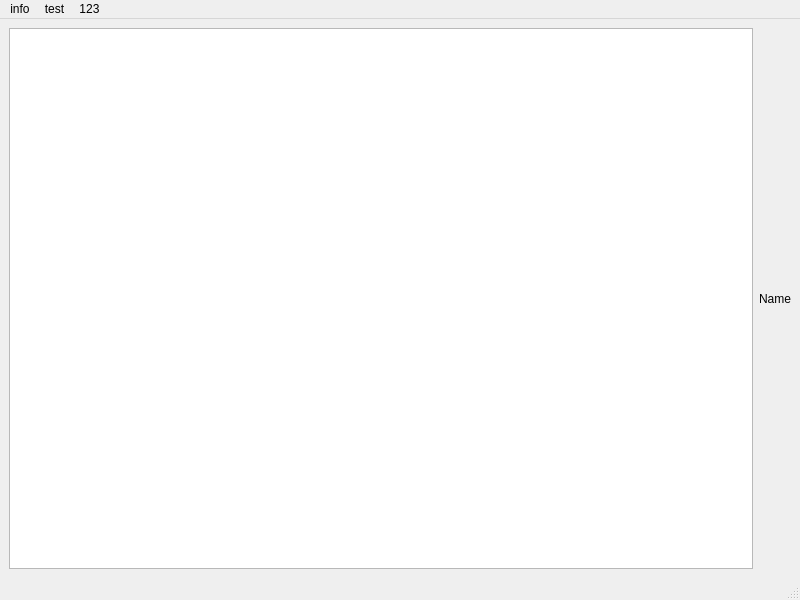
<?xml version="1.0" encoding="UTF-8"?>
<ui version="4.0">
 <class>MainWindow</class>
 <widget class="QMainWindow" name="MainWindow">
  <property name="geometry">
   <rect>
    <x>0</x>
    <y>0</y>
    <width>800</width>
    <height>600</height>
   </rect>
  </property>
  <property name="windowTitle">
   <string>MainWindow</string>
  </property>
  <widget class="QWidget" name="centralwidget">
   <layout class="QHBoxLayout" name="horizontalLayout">
    <item>
     <widget class="QListView" name="listView"/>
    </item>
    <item>
     <widget class="QLabel" name="label">
      <property name="text">
       <string>Name</string>
      </property>
     </widget>
    </item>
   </layout>
  </widget>
  <widget class="QMenuBar" name="menubar">
   <property name="geometry">
    <rect>
     <x>0</x>
     <y>0</y>
     <width>800</width>
     <height>24</height>
    </rect>
   </property>
   <widget class="QMenu" name="menuinfo">
    <property name="title">
     <string>info</string>
    </property>
    <addaction name="separator"/>
    <addaction name="separator"/>
   </widget>
   <widget class="QMenu" name="menutest">
    <property name="title">
     <string>test</string>
    </property>
   </widget>
   <widget class="QMenu" name="menu123">
    <property name="title">
     <string>123</string>
    </property>
   </widget>
   <addaction name="menuinfo"/>
   <addaction name="menutest"/>
   <addaction name="menu123"/>
  </widget>
  <widget class="QStatusBar" name="statusbar"/>
 </widget>
 <resources/>
 <connections/>
</ui>
